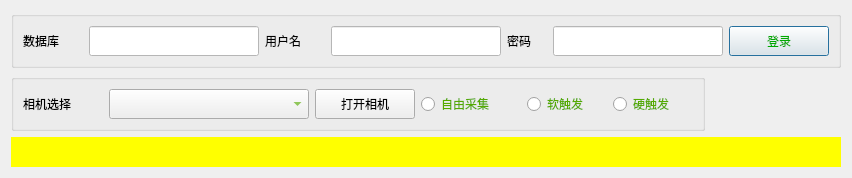
<?xml version="1.0" encoding="UTF-8"?>
<ui version="4.0">
 <class>ParameterSetting</class>
 <widget class="QDialog" name="ParameterSetting">
  <property name="geometry">
   <rect>
    <x>0</x>
    <y>0</y>
    <width>844</width>
    <height>160</height>
   </rect>
  </property>
  <property name="windowTitle">
   <string>参数设置</string>
  </property>
  <property name="windowIcon">
   <iconset resource="../../SysMainWindow.qrc">
    <normaloff>:/SysMainWindow/Resources/settings.ico</normaloff>:/SysMainWindow/Resources/settings.ico</iconset>
  </property>
  <layout class="QGridLayout" name="gridLayout_3">
   <item row="0" column="0" colspan="2">
    <widget class="QGroupBox" name="groupBox_2">
     <property name="title">
      <string/>
     </property>
     <layout class="QGridLayout" name="gridLayout_2">
      <item row="0" column="0">
       <widget class="QLabel" name="label_20">
        <property name="minimumSize">
         <size>
          <width>60</width>
          <height>30</height>
         </size>
        </property>
        <property name="maximumSize">
         <size>
          <width>60</width>
          <height>30</height>
         </size>
        </property>
        <property name="styleSheet">
         <string notr="true">font: 75 14pt &quot;微软雅黑&quot;;</string>
        </property>
        <property name="text">
         <string>数据库</string>
        </property>
       </widget>
      </item>
      <item row="0" column="1">
       <widget class="QLineEdit" name="lineEdit_15">
        <property name="minimumSize">
         <size>
          <width>170</width>
          <height>30</height>
         </size>
        </property>
        <property name="maximumSize">
         <size>
          <width>170</width>
          <height>30</height>
         </size>
        </property>
        <property name="styleSheet">
         <string notr="true">background-color: rgb(255, 255, 255);
font: 14pt &quot;微软雅黑&quot;;</string>
        </property>
        <property name="placeholderText">
         <string/>
        </property>
       </widget>
      </item>
      <item row="0" column="2">
       <widget class="QLabel" name="label_21">
        <property name="minimumSize">
         <size>
          <width>60</width>
          <height>30</height>
         </size>
        </property>
        <property name="maximumSize">
         <size>
          <width>60</width>
          <height>30</height>
         </size>
        </property>
        <property name="styleSheet">
         <string notr="true">font: 75 14pt &quot;微软雅黑&quot;;</string>
        </property>
        <property name="text">
         <string>用户名</string>
        </property>
       </widget>
      </item>
      <item row="0" column="3">
       <widget class="QLineEdit" name="lineEdit_16">
        <property name="minimumSize">
         <size>
          <width>170</width>
          <height>30</height>
         </size>
        </property>
        <property name="maximumSize">
         <size>
          <width>170</width>
          <height>30</height>
         </size>
        </property>
        <property name="styleSheet">
         <string notr="true">background-color: rgb(255, 255, 255);
font: 14pt &quot;微软雅黑&quot;;</string>
        </property>
        <property name="text">
         <string/>
        </property>
        <property name="placeholderText">
         <string/>
        </property>
       </widget>
      </item>
      <item row="0" column="4">
       <widget class="QLabel" name="label_22">
        <property name="minimumSize">
         <size>
          <width>40</width>
          <height>30</height>
         </size>
        </property>
        <property name="maximumSize">
         <size>
          <width>40</width>
          <height>30</height>
         </size>
        </property>
        <property name="styleSheet">
         <string notr="true">font: 75 14pt &quot;微软雅黑&quot;;</string>
        </property>
        <property name="text">
         <string>密码</string>
        </property>
       </widget>
      </item>
      <item row="0" column="5">
       <widget class="QLineEdit" name="lineEdit_17">
        <property name="minimumSize">
         <size>
          <width>170</width>
          <height>30</height>
         </size>
        </property>
        <property name="maximumSize">
         <size>
          <width>170</width>
          <height>30</height>
         </size>
        </property>
        <property name="styleSheet">
         <string notr="true">background-color: rgb(255, 255, 255);
font: 14pt &quot;微软雅黑&quot;;</string>
        </property>
        <property name="text">
         <string/>
        </property>
        <property name="placeholderText">
         <string/>
        </property>
       </widget>
      </item>
      <item row="0" column="6">
       <widget class="QPushButton" name="pushButton_23">
        <property name="minimumSize">
         <size>
          <width>100</width>
          <height>30</height>
         </size>
        </property>
        <property name="maximumSize">
         <size>
          <width>100</width>
          <height>30</height>
         </size>
        </property>
        <property name="styleSheet">
         <string notr="true">font: 75 15pt &quot;微软雅黑&quot;;
color: rgb(0, 170, 0);</string>
        </property>
        <property name="text">
         <string>登录</string>
        </property>
       </widget>
      </item>
     </layout>
    </widget>
   </item>
   <item row="1" column="0">
    <widget class="QGroupBox" name="groupBox">
     <property name="title">
      <string/>
     </property>
     <layout class="QGridLayout" name="gridLayout">
      <item row="0" column="0">
       <widget class="QLabel" name="label_23">
        <property name="minimumSize">
         <size>
          <width>80</width>
          <height>30</height>
         </size>
        </property>
        <property name="maximumSize">
         <size>
          <width>80</width>
          <height>30</height>
         </size>
        </property>
        <property name="styleSheet">
         <string notr="true">font: 75 14pt &quot;微软雅黑&quot;;</string>
        </property>
        <property name="text">
         <string>相机选择</string>
        </property>
       </widget>
      </item>
      <item row="0" column="1">
       <widget class="QComboBox" name="comboBox_3">
        <property name="minimumSize">
         <size>
          <width>200</width>
          <height>30</height>
         </size>
        </property>
        <property name="maximumSize">
         <size>
          <width>200</width>
          <height>30</height>
         </size>
        </property>
        <property name="styleSheet">
         <string notr="true">font: 14pt &quot;微软雅黑&quot;;
color: rgb(85, 170, 0);</string>
        </property>
       </widget>
      </item>
      <item row="0" column="2">
       <widget class="QPushButton" name="pushButton_15">
        <property name="minimumSize">
         <size>
          <width>100</width>
          <height>30</height>
         </size>
        </property>
        <property name="maximumSize">
         <size>
          <width>100</width>
          <height>30</height>
         </size>
        </property>
        <property name="styleSheet">
         <string notr="true">font: 75 15pt &quot;微软雅黑&quot;;</string>
        </property>
        <property name="text">
         <string>打开相机</string>
        </property>
       </widget>
      </item>
      <item row="0" column="3">
       <widget class="QRadioButton" name="radioButton_3">
        <property name="minimumSize">
         <size>
          <width>100</width>
          <height>30</height>
         </size>
        </property>
        <property name="maximumSize">
         <size>
          <width>100</width>
          <height>30</height>
         </size>
        </property>
        <property name="styleSheet">
         <string notr="true">font: 75 14pt &quot;微软雅黑&quot;;
color: rgb(85, 170, 0);</string>
        </property>
        <property name="text">
         <string>自由采集</string>
        </property>
       </widget>
      </item>
      <item row="0" column="4">
       <widget class="QRadioButton" name="radioButton">
        <property name="minimumSize">
         <size>
          <width>80</width>
          <height>30</height>
         </size>
        </property>
        <property name="maximumSize">
         <size>
          <width>80</width>
          <height>30</height>
         </size>
        </property>
        <property name="styleSheet">
         <string notr="true">font: 75 14pt &quot;微软雅黑&quot;;
color: rgb(85, 170, 0);</string>
        </property>
        <property name="text">
         <string>软触发</string>
        </property>
       </widget>
      </item>
      <item row="0" column="5">
       <widget class="QRadioButton" name="radioButton_2">
        <property name="minimumSize">
         <size>
          <width>80</width>
          <height>30</height>
         </size>
        </property>
        <property name="maximumSize">
         <size>
          <width>80</width>
          <height>30</height>
         </size>
        </property>
        <property name="styleSheet">
         <string notr="true">font: 75 14pt &quot;微软雅黑&quot;;
color: rgb(85, 170, 0);</string>
        </property>
        <property name="text">
         <string>硬触发</string>
        </property>
       </widget>
      </item>
     </layout>
    </widget>
   </item>
   <item row="1" column="1">
    <spacer name="horizontalSpacer">
     <property name="orientation">
      <enum>Qt::Horizontal</enum>
     </property>
     <property name="sizeHint" stdset="0">
      <size>
       <width>127</width>
       <height>20</height>
      </size>
     </property>
    </spacer>
   </item>
   <item row="2" column="0" colspan="2">
    <widget class="QLabel" name="label_Info">
     <property name="minimumSize">
      <size>
       <width>60</width>
       <height>30</height>
      </size>
     </property>
     <property name="maximumSize">
      <size>
       <width>1000</width>
       <height>30</height>
      </size>
     </property>
     <property name="styleSheet">
      <string notr="true">font: 75 14pt &quot;微软雅黑&quot;;
background-color: rgb(255, 255, 0);</string>
     </property>
     <property name="text">
      <string/>
     </property>
    </widget>
   </item>
  </layout>
 </widget>
 <resources>
  <include location="../../SysMainWindow.qrc"/>
 </resources>
 <connections/>
</ui>
